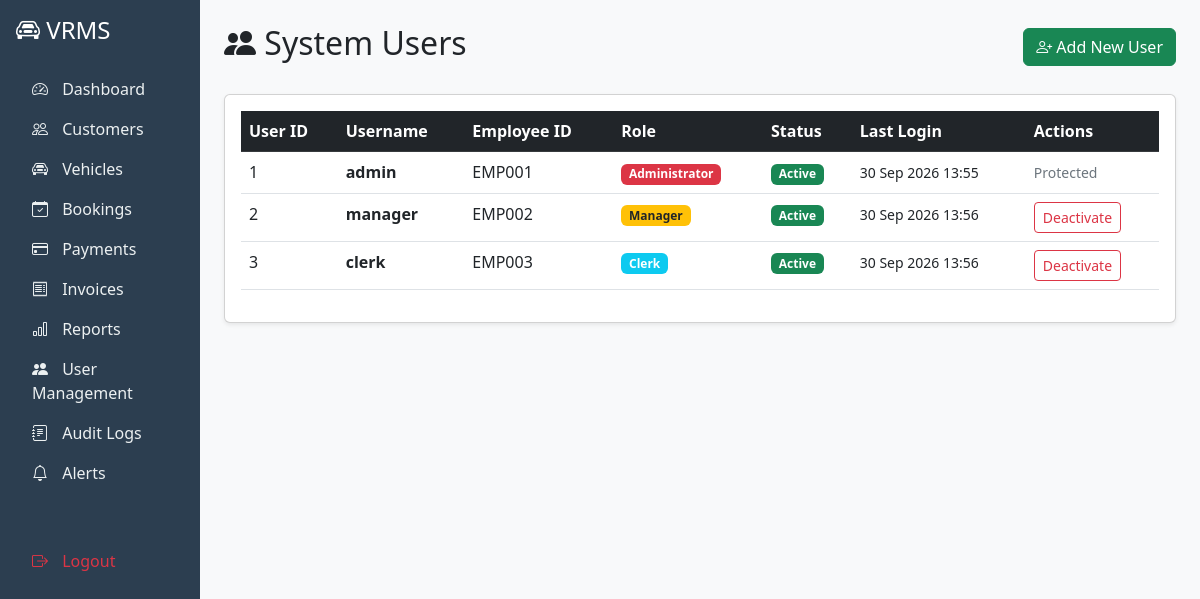
The app's page /users (signed in) with its own data.
### app/models/user.py (models this page shows, shortened)
class User(UserMixin, db.Model):
    __tablename__ = 'users'
    user_id = db.Column(db.Integer, primary_key=True)
    username = db.Column(db.String(64), unique=True, nullable=False)
    password_hash = db.Column(db.String(255))
    employee_id = db.Column(db.String(20), unique=True, nullable=False)
    role = db.Column(db.String(20), nullable=False)
    account_status = db.Column(db.String(20), default='Active')
    last_login = db.Column(db.DateTime)
    created_at = db.Column(db.DateTime, default=datetime.utcnow)

### app/routes/admin.py (the view)
@admin.route('/users')
@admin_required
def users():
    all_users = User.query.order_by(User.user_id).all()
    return render_template('admin/users.html', users=all_users)

### app/__init__.py (called while the page is built)
@login_manager.user_loader
def load_user(user_id):
    from app.models.user import User
    return User.query.get(int(user_id))

### app/routes/admin.py (called while the page is built)
def admin_required(f):
    @wraps(f)
    def decorated_function(*args, **kwargs):
        if not current_user.is_authenticated or current_user.role != 'Administrator':
            flash('Access denied. Administrator privileges required.', 'danger')
            return redirect(url_for('bookings.dashboard'))
        return f(*args, **kwargs)
    return decorated_function

### app/templates/admin/users.html (shortened to what this page needs)
{% extends "base.html" %}
{% block content %}
<div class="d-flex justify-content-between align-items-center mb-4">
    <h2><i class="bi bi-people-fill"></i> System Users</h2>
    <a href="{{ url_for('admin.add_user') }}" class="btn btn-success">
        <i class="bi bi-person-plus"></i> Add New User
    </a>
</div>
<div class="card shadow-sm">
    <div class="card-body">
        <div class="table-responsive">
            <table class="table table-hover">
                <thead class="table-dark">
                    <tr>
                        <th>User ID</th>
                        <th>Username</th>
                        <th>Employee ID</th>
                        <th>Role</th>
                        <th>Status</th>
                        <th>Last Login</th>
                        <th>Actions</th>
                    </tr>
                </thead>
                <tbody>
                    {% for user in users %}
                    <tr>
                        <td>{{ user.user_id }}</td>
                        <td><strong>{{ user.username }}</strong></td>
                        <td>{{ user.employee_id }}</td>
                        <td>
                            {% if user.role == 'Administrator' %}
                                <span class="badge bg-danger">{{ user.role }}</span>
                            {% elif user.role == 'Manager' %}
                                <span class="badge bg-warning text-dark">{{ user.role }}</span>
                            {% else %}
                                <span class="badge bg-info">{{ user.role }}</span>
                            {% endif %}
                        </td>
                        <td>
                            {% if user.account_status == 'Active' %}
                                <span class="badge bg-success">Active</span>
                            {% else %}
                                <span class="badge bg-secondary">Inactive</span>
                            {% endif %}
                        </td>
                        <td>
                            <small>
                                {% if user.last_login %}
                                    {{ user.last_login.strftime('%d %b %Y %H:%M') }}
                                {% else %}
                                    Never
                                {% endif %}
                            </small>
                        </td>
                        <td>
                            {% if user.username != 'admin' %}
                            <a href="{{ url_for('admin.toggle_user_status', user_id=user.user_id) }}"
                               class="btn btn-sm {% if user.account_status == 'Active' %}btn-outline-danger{% else %}btn-outline-success{% endif %} confirm-action"
                               data-message="Are you sure you want to {% if user.account_status == 'Active' %}deactivate{% else %}activate{% endif %} the user '{{ user.username }}'?">
                                {% if user.account_status == 'Active' %}Deactivate{% else %}Activate{% endif %}
                            </a>
                            {% else %}
                                <span class="text-muted small">Protected</span>
                            {% endif %}
                        </td>
                    </tr>
                    {% endfor %}
                </tbody>
            </table>
        </div>
    </div>
</div>
{% endblock %}

### records on screen
User: user_id "1", username "admin", employee_id "EMP001", role "Administrator", account_status "Active", last_login "30 Sep 2026 13:55", shows "Protected"
User: user_id "2", username "manager", employee_id "EMP002", role "Manager", account_status "Active", last_login "30 Sep 2026 13:56"
User: user_id "3", username "clerk", employee_id "EMP003", role "Clerk", account_status "Active", last_login "30 Sep 2026 13:56"
